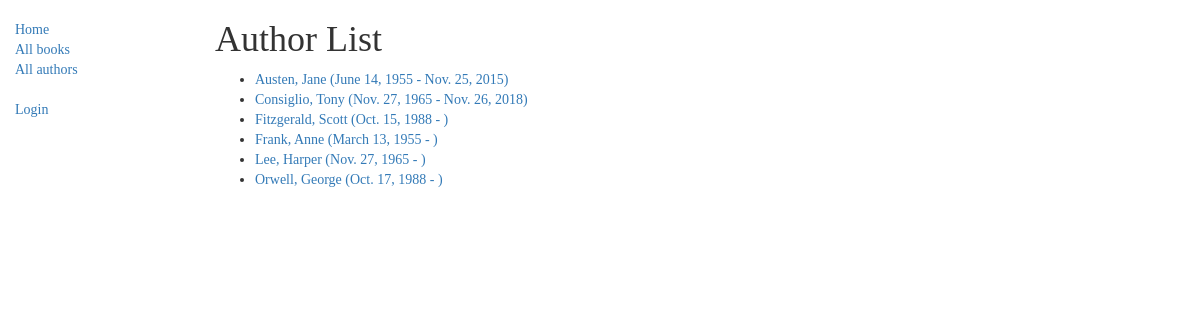
Screenshot of /catalog/authors/ with the database file from the repository.
### catalog/models.py (models this page shows)
class Author(models.Model):
    first_name = models.CharField(max_length=100)
    last_name = models.CharField(max_length=100)
    date_of_birth = models.DateField(null=True, blank=True)
    date_of_death = models.DateField('died', null=True, blank=True)
    class Meta:
        ordering = ['last_name', 'first_name']
    def get_absolute_url(self):
        return reverse('author-detail', args=[str(self.id)])
    def __str__(self):
        return '{0}, {1}'.format(self.last_name, self.first_name)

### catalog/views.py (the view)
# urls.py: path('authors/', views.AuthorListView.as_view(), name='authors'),
class AuthorListView(generic.ListView):
    model = Author
    paginate_by = 10

### catalog/templates/catalog/author_list.html
{% extends "base_generic.html" %}
{% block content %}
<h1>Author List</h1>
{% if author_list %}
  <ul>
  {% for author in author_list %}
    <li>
      <a href="{{ author.get_absolute_url }}">
      {{ author }} ({{author.date_of_birth}} - {% if author.date_of_death %}{{author.date_of_death}}{% endif %})
      </a>
    </li>
  {% endfor %}
 </ul>
{% else %}
  <p>There are no authors available.</p>
{% endif %}
{% endblock %}

### catalog/static/css/styles.css (style rules this page uses)
h1, h2, h3, h4, ul { font-family: 'Unlock', cursive; }

### rows the page displays
Author: last_name+first_name "Austen, Jane", date_of_birth "June 14, 1955", date_of_death "Nov. 25, 2015"
Author: last_name+first_name "Consiglio, Tony", date_of_birth "Nov. 27, 1965", date_of_death "Nov. 26, 2018"
Author: last_name+first_name "Fitzgerald, Scott", date_of_birth "Oct. 15, 1988"
Author: last_name+first_name "Frank, Anne", date_of_birth "March 13, 1955"
Author: last_name+first_name "Lee, Harper", date_of_birth "Nov. 27, 1965"
Author: last_name+first_name "Orwell, George", date_of_birth "Oct. 17, 1988"
